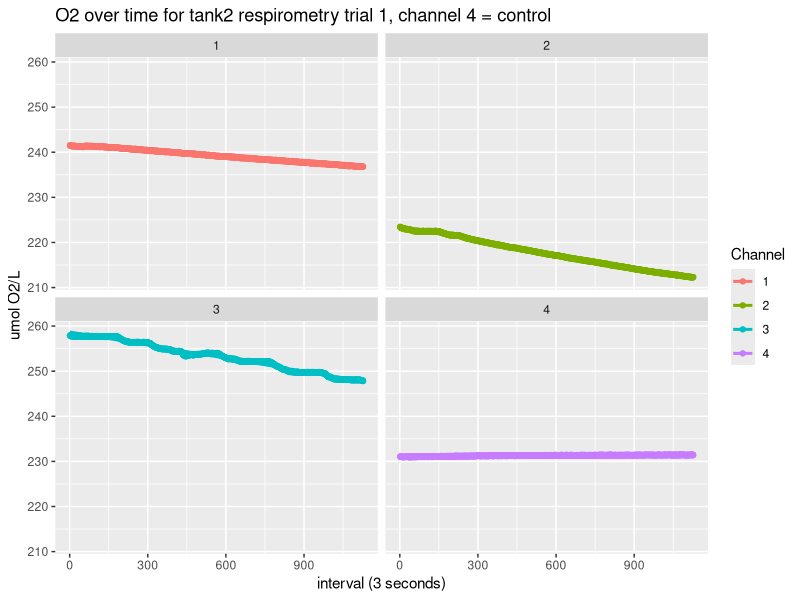
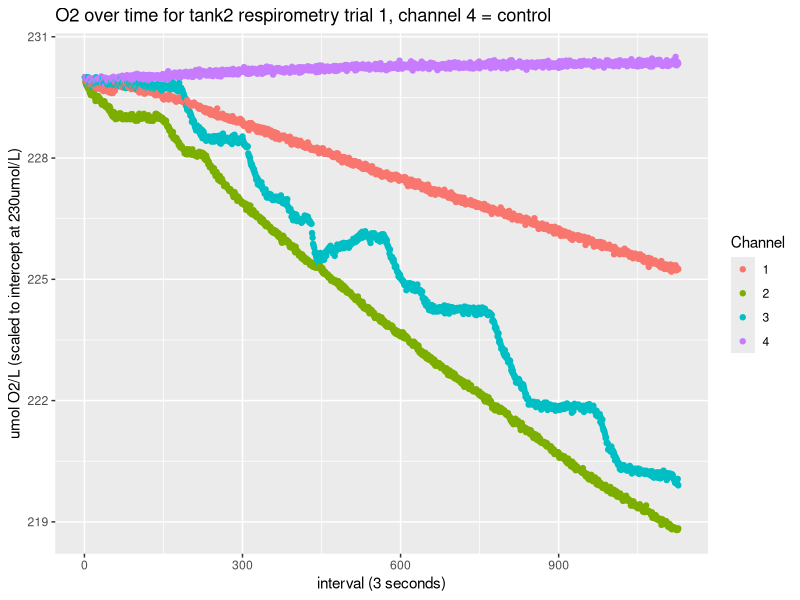
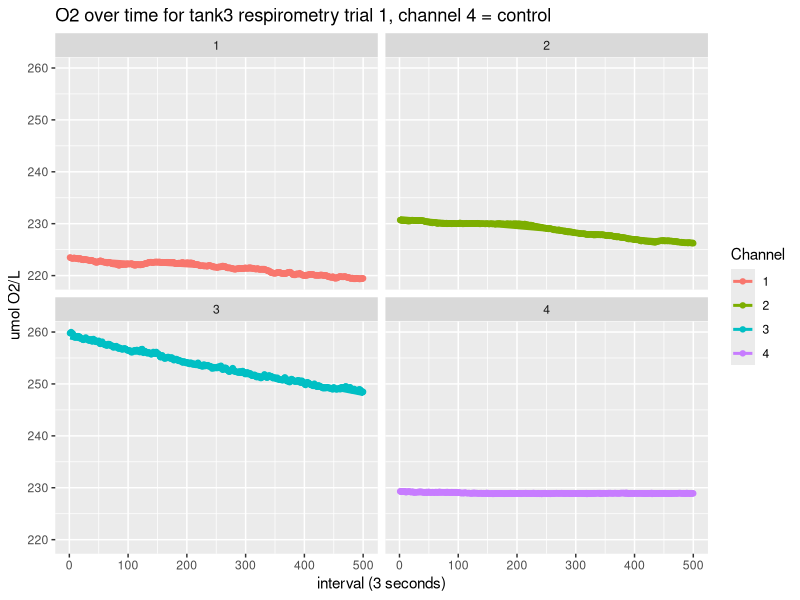
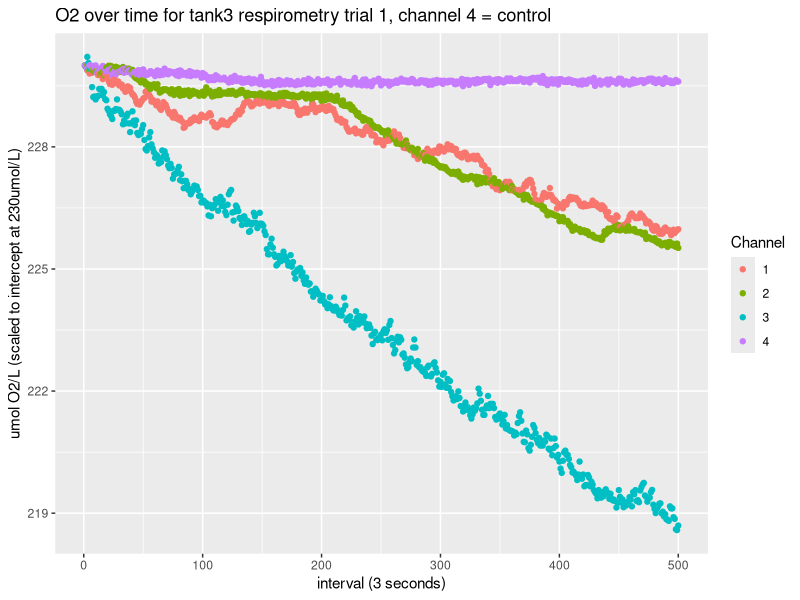
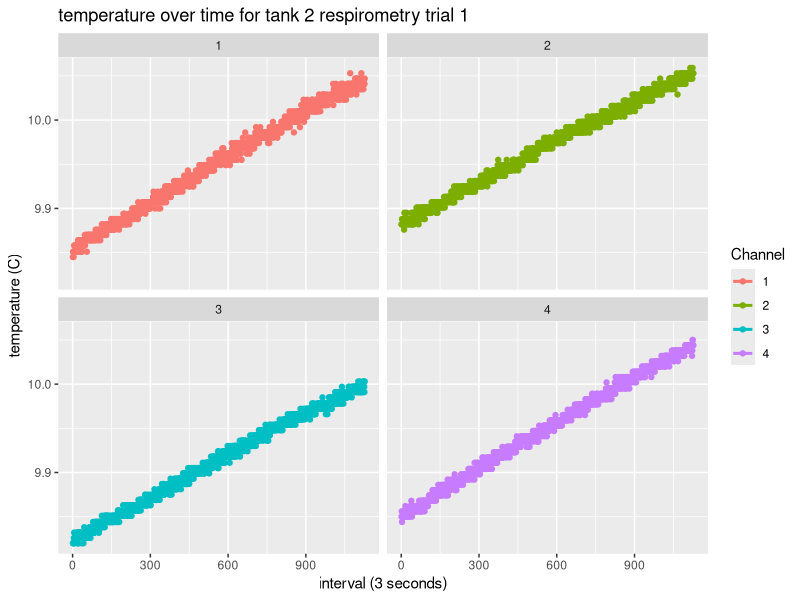
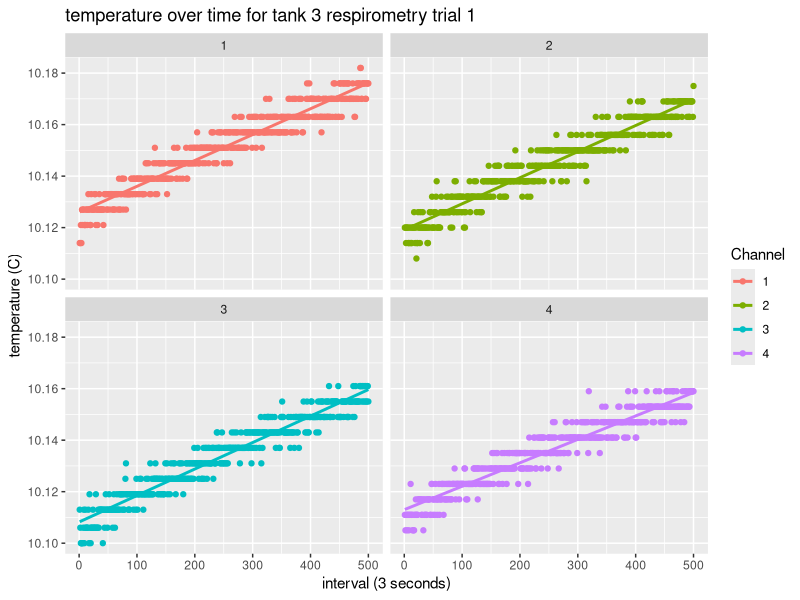
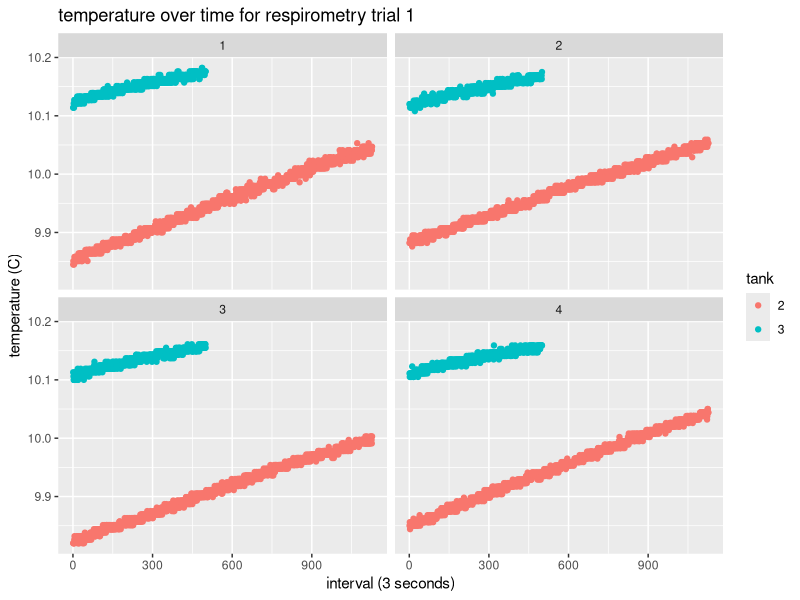
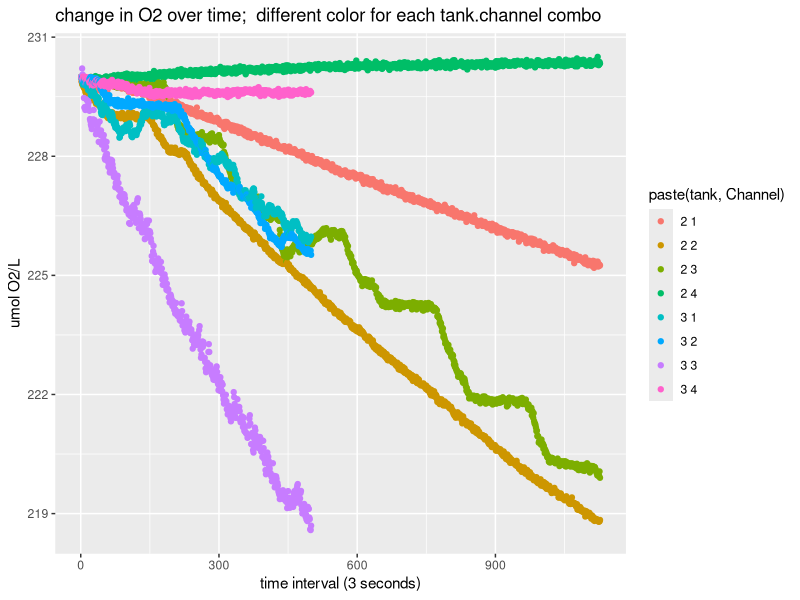

These figures' R source, in order:
## ---- chunk 1
library(ggplot2)
library(tidyr)
library(dplyr)
library(knitr)
library(kableExtra)
## ---- chunk 2
#Read in data
resp_data_tank2_1 <- read.csv("../data/20181203/tank2/20181203_ch1_O2.csv", skip = 1)
resp_data_tank2_2 <- read.csv("../data/20181203/tank2/20181203_ch2_O2.csv", skip = 1)
resp_data_tank2_3 <- read.csv("../data/20181203/tank2/20181203_ch3_O2.csv", skip = 1)
resp_data_tank2_C <- read.csv("../data/20181203/tank2/20181203_ch4_O2.csv", skip = 1)
resp_data_tank3_1 <- read.csv("../data/20181203/tank3/20181203_ch1_O2_tank3.csv", skip = 1)
resp_data_tank3_2 <- read.csv("../data/20181203/tank3/20181203_ch2_O2_tank3.csv", skip = 1)
resp_data_tank3_3 <- read.csv("../data/20181203/tank3/20181203_ch3_O2_tank3.csv", skip = 1)
resp_data_tank3_C <- read.csv("../data/20181203/tank3/20181203_ch4_O2_tank3.csv", skip = 1)

#remove last row from all dataframes
resp_data_tank2_1 <- resp_data_tank2_1[1:nrow(resp_data_tank2_1)-1,]
resp_data_tank2_2 <- resp_data_tank2_2[1:nrow(resp_data_tank2_2)-1,]
resp_data_tank2_3 <- resp_data_tank2_3[1:nrow(resp_data_tank2_3)-1,]
resp_data_tank2_C <- resp_data_tank2_C[1:nrow(resp_data_tank2_C)-1,]
resp_data_tank3_1 <- resp_data_tank3_1[1:nrow(resp_data_tank3_1)-1,]
resp_data_tank3_2 <- resp_data_tank3_2[1:nrow(resp_data_tank3_2)-1,]
resp_data_tank3_3 <- resp_data_tank3_3[1:nrow(resp_data_tank3_3)-1,]
resp_data_tank3_C <- resp_data_tank3_C[1:nrow(resp_data_tank3_C)-1,]
## ---- chunk 3
#clean up data
# merge all channel data for tank 2
tank2 <- rbind(resp_data_tank2_C, resp_data_tank2_3, resp_data_tank2_1, resp_data_tank2_2)
tank3 <- rbind(resp_data_tank3_C,resp_data_tank3_3, resp_data_tank3_2, resp_data_tank3_1)

#convert date column to date class
tank2$DateTime <- as.POSIXct(paste(tank2$Date, tank2$Time), format = "%m/%d/%Y %H:%M:%S")
tank3$DateTime <- as.POSIXct(paste(tank3$Date, tank3$Time), format = "%m/%d/%Y %H:%M:%S")

#exclude prelinimary data not part of trial
tank2 <- tank2[which(tank2$DateTime > as.POSIXct("2018-12-03 16:00:00")),]


#subset tank 3 data out because Oxy10 software combined it with tank2 data
tank3 <- tank3[which(tank3$DateTime > format("2018-12-03 17:14:10", format = "%m/%d/%Y %H:%M:%S")),]

#spread O2 channel data across columns
tank3_spread <- spread(tank3[,c("Time", "Channel", "Value")], "Channel", "Value")
tank2_spread <- spread(tank2[,c("Time", "Channel", "Value")], "Channel", "Value")
#create a time period column
tank3_spread$interval_3sec <- seq(1:nrow(tank3_spread))
tank2_spread$interval_3sec <- seq(1:nrow(tank2_spread))
## ---- chunk 4
####normalizing data so intercept is irrelevant
fixed_int <- 230

### create adjustment factor objects to get all data on the same intercept
adj1 <- fixed_int - tank2_spread[which(tank2_spread$interval_3sec == "1"),"1"]
adj2 <- fixed_int - tank2_spread[which(tank2_spread$interval_3sec == "1"),"2"]
adj3 <- fixed_int - tank2_spread[which(tank2_spread$interval_3sec == "1"),"3"]
adj4 <- fixed_int - tank2_spread[which(tank2_spread$interval_3sec == "1"),"4"]

## add the adjustment factor to the O2 vals
tank2_spread$trans1 <- tank2_spread$`1` + adj1
tank2_spread$trans2 <- tank2_spread$`2` + adj2
tank2_spread$trans3 <- tank2_spread$`3` + adj3
tank2_spread$trans4 <- tank2_spread$`4` + adj4

adj1 <- fixed_int - tank3_spread[which(tank3_spread$interval_3sec == "1"),"1"]
adj2 <- fixed_int - tank3_spread[which(tank3_spread$interval_3sec == "1"),"2"]
adj3 <- fixed_int - tank3_spread[which(tank3_spread$interval_3sec == "1"),"3"]
adj4 <- fixed_int - tank3_spread[which(tank3_spread$interval_3sec == "1"),"4"]

## add the adjustment factor to the O2 vals
tank3_spread$trans1 <- tank3_spread$`1` + adj1
tank3_spread$trans2 <- tank3_spread$`2` + adj2
tank3_spread$trans3 <- tank3_spread$`3` + adj3
tank3_spread$trans4 <- tank3_spread$`4` + adj4


## reshape transformed values data back to long format and save a seperate dataframe
tank3_spread_trans <- gather(tank3_spread[,-c(2:5)], "Channel","TransValue", 3:6)
tank2_spread_trans <- gather(tank2_spread[,-c(2:5)], "Channel","TransValue", 3:6)
tank3_spread_trans$Channel <- gsub("trans","",tank3_spread_trans$Channel)
tank2_spread_trans$Channel <- gsub("trans","",tank2_spread_trans$Channel)


#reshape original O2 channel data back to long format
tank3_spread <- gather(tank3_spread[,-c(7:10)], "Channel","Value", 2:5)
tank2_spread <- gather(tank2_spread[,-c(7:10)], "Channel","Value", 2:5)

#merge data with interval info and transformed data with rest of presens data
tank3 <- merge(tank3, tank3_spread, by= c("Time", "Channel", "Value"))
tank2 <- merge(tank2, tank2_spread, by= c("Time", "Channel", "Value"))
tank3 <- merge(tank3, tank3_spread_trans, by= c("Time", "Channel", "interval_3sec"))
tank2 <- merge(tank2, tank2_spread_trans, by= c("Time", "Channel","interval_3sec"))

#add column to specify tank number for merging both files
tank2$tank <- "2"
tank3$tank <- "3"

#merge both tanks' data for plotting
tank2_3 <- rbind(tank2, tank3)

## ---- chunk 5
ggplot(tank2, aes(interval_3sec,Value, color = Channel)) + geom_point() + geom_smooth(method='lm', se = FALSE) + facet_wrap(~Channel) + xlab("interval (3 seconds)") + ylab("umol O2/L") + ggtitle("O2 over time for tank2 respirometry trial 1, channel 4 = control")

ggplot(tank2, aes(interval_3sec,TransValue, color = Channel)) + geom_point() + xlab("interval (3 seconds)") + ylab("umol O2/L (scaled to intercept at 230umol/L)") + ggtitle("O2 over time for tank2 respirometry trial 1, channel 4 = control")
## ---- chunk 6
ggplot(tank3, aes(interval_3sec,Value, color = Channel)) + geom_point() + geom_smooth(method='lm', se = FALSE) + facet_wrap(~Channel) + xlab("interval (3 seconds)") + ylab("umol O2/L") + ggtitle("O2 over time for tank3 respirometry trial 1, channel 4 = control")

ggplot(tank3, aes(interval_3sec,TransValue, color = Channel)) + geom_point() + xlab("interval (3 seconds)") + ylab("umol O2/L (scaled to intercept at 230umol/L)") + ggtitle("O2 over time for tank3 respirometry trial 1, channel 4 = control")

## ---- chunk 7
ggplot(tank2, aes(interval_3sec,Temp, color = Channel)) + geom_point() + geom_smooth(method='lm', se = FALSE) + facet_wrap(~Channel) + xlab("interval (3 seconds)") + ylab("temperature (C)") + ggtitle("temperature over time for tank 2 respirometry trial 1")
## ---- chunk 8
ggplot(tank3, aes(interval_3sec,Temp, color = Channel)) + geom_point() + geom_smooth(method='lm', se = FALSE) + facet_wrap(~Channel) + xlab("interval (3 seconds)") + ylab("temperature (C)") + ggtitle("temperature over time for tank 3 respirometry trial 1")
## ---- chunk 9
ggplot(tank2_3, aes(interval_3sec,Temp, color = tank)) + geom_point() + facet_wrap(~Channel) + xlab("interval (3 seconds)") + ylab("temperature (C)") + ggtitle("temperature over time for respirometry trial 1")
## ---- chunk 10
ggplot(tank2_3, aes(interval_3sec,TransValue)) + geom_point(aes(color = paste(tank,Channel))) + xlab("time interval (3 seconds)") + ylab("umol O2/L") + ggtitle("change in O2 over time;  different color for each tank.channel combo")

#plot with common colors for channels and tanks
ggplot(tank2_3, aes(interval_3sec,TransValue)) + geom_point(aes(color = tank)) + scale_color_manual(values = c("black", "magenta", "cyan", "darkgreen", "gold", "darkgrey","magenta", "cyan", "darkgreen", "gold")) + geom_line(aes(interval_3sec, TransValue,color = paste(tank,Channel))) + theme_bw() + xlab("time interval (3 seconds)") + ylab("umol O2/L (scaled to intercept at 230umol/L)") + ggtitle("change in O2 over time;  common colors for tanks and channels")

## ---- chunk 11
#fit lines for transformed values
fit1 <- lm(TransValue ~ interval_3sec, data = tank2[which(tank2$Channel == "1"),])
fit2 <- lm(TransValue ~ interval_3sec, data = tank2[which(tank2$Channel == "2"),])
fit3 <- lm(TransValue ~ interval_3sec, data = tank2[which(tank2$Channel == "3"),])
fit4 <- lm(TransValue ~ interval_3sec, data = tank2[which(tank2$Channel == "4"),])
Tank2TRANSslopeIntercept <- data.frame(rbind(fit1$coefficients, fit2$coefficients, fit3$coefficients, fit4$coefficients))
colnames(Tank2TRANSslopeIntercept) <- c("Intercept (umol/L)", "slope (umol^-L/time (3 sec.))")
Tank2TRANSslopeIntercept$Tank <- "2"
Tank2TRANSslopeIntercept$Channel <- row.names(Tank2TRANSslopeIntercept)
Tank2TRANSslopeIntercept$Subject <- c("test", "test","test","control")
Tank2TRANSslopeIntercept$Treatment <- "low"

#fit a line to the O2 values for tank 3
fit1 <- lm(TransValue ~ interval_3sec, data = tank3[which(tank3$Channel == "1"),])
fit2 <- lm(TransValue ~ interval_3sec, data = tank3[which(tank3$Channel == "2"),])
fit3 <- lm(TransValue ~ interval_3sec, data = tank3[which(tank3$Channel == "3"),])
fit4 <- lm(TransValue ~ interval_3sec, data = tank3[which(tank3$Channel == "4"),])
Tank3TRANSslopeIntercept <- data.frame(rbind(fit1$coefficients, fit2$coefficients, fit3$coefficients, fit4$coefficients))
colnames(Tank3TRANSslopeIntercept) <- c("Intercept (umol/L)", "slope (umol^-L/time (3 sec.))")
Tank3TRANSslopeIntercept$Tank <- "3"
Tank3TRANSslopeIntercept$Channel <- row.names(Tank3TRANSslopeIntercept)
Tank3TRANSslopeIntercept$Subject <- c("test", "test","test","control")
Tank3TRANSslopeIntercept$Treatment <- "ambient"

tank2_3TRANSslopeIntercept <- rbind(Tank2TRANSslopeIntercept,Tank3TRANSslopeIntercept)
kable(tank2_3TRANSslopeIntercept, format = "markdown") %>% kable_styling(bootstrap_options = "striped", full_width = F)

## ---- chunk 12
ggplot(tank2_3TRANSslopeIntercept[which(tank2_3TRANSslopeIntercept$Channel != "4"),c(2,6)]) + geom_boxplot(aes(Treatment,`slope (umol^-L/time (3 sec.))`, fill = Treatment)) + ggtitle("boxplots of change in O2 for channels 1-3 (controls not included)")
